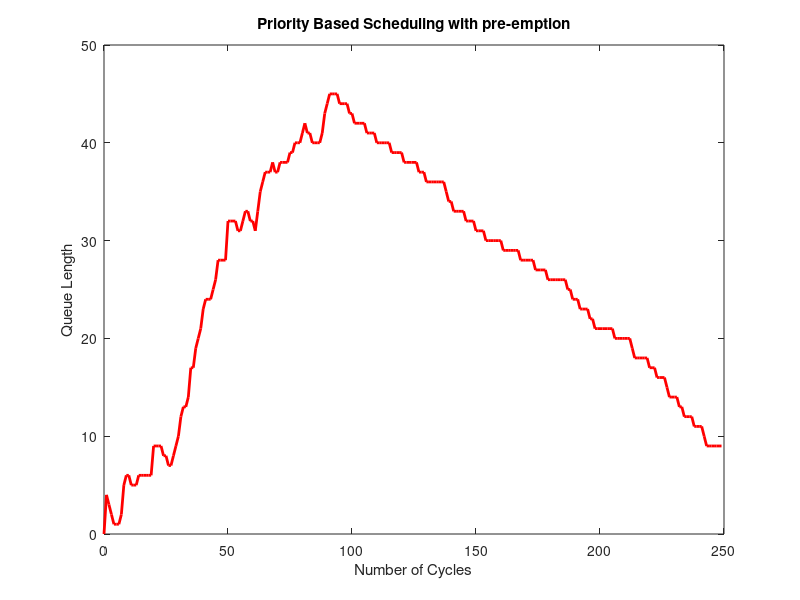

Recreate this plot in MATLAB.
function q2
    t = [0];
    length_of_queue = [0];
    processQueue = [];
    all_processes = [];
    queue_length_max = 120;
    waitingtime = 0;
    total_process = 65;
    number_cycles_max = 8;
    arrival_time_max = 90;
    stop = 250;
    priority_max = 8;
    
    for i=1:total_process
        temp = randi(number_cycles_max);
        all_processes = [all_processes; i temp randi(arrival_time_max) temp randi(priority_max)];
    end
    
    for i=2:stop
        t(i) = t(i-1) + 1;
        length = size(processQueue,1);
        if length<(queue_length_max*0.8)
            all_processes_Len = size(all_processes,1);
            j = 1;
            while j<=all_processes_Len
                if all_processes(j, 3)<=t(i) && length<(queue_length_max*0.8)
                    processQueue = [processQueue; all_processes(j,:)];
                    all_processes(j,:) = [];
                    length = length + 1;
                    all_processes_Len = all_processes_Len - 1;
                end
                j = j + 1;
            end
        end

        if length~=0
            j = index_of_maximum_priority(processQueue);
            temp = processQueue(j,:);
            processQueue(j,:) = processQueue(1,:);
            processQueue = [temp ; processQueue];
            processQueue(2,:) = [];
            
            processQueue(1,2) = processQueue(1,2) - 1;
            if processQueue(1,2)==0
                waitingtime = waitingtime + t(i) - (processQueue(1,3) + processQueue(1,4));
                processQueue(1,:) = [];
                length = length - 1;
            end
        end
        length_of_queue(i) = length;
    end
    Average_Waiting_Time = waitingtime / total_process;
    plot(t,length_of_queue,'r','lineWidth',2);
    title('Priority Based Scheduling with pre-emption')
    xlabel('Number of Cycles')
    ylabel('Queue Length')
    disp(strcat('Priority with pre-emption, Average Waiting Time: ', num2str(Average_Waiting_Time)))
end

function y = index_of_maximum_priority(processQueue)
    len = size(processQueue);
    y = 1;
    currMin = processQueue(1,5);
    for i=1:len
        if currMin > processQueue(i,5);
            currMin = processQueue(i,5);
            y = i;
        end
    end
end